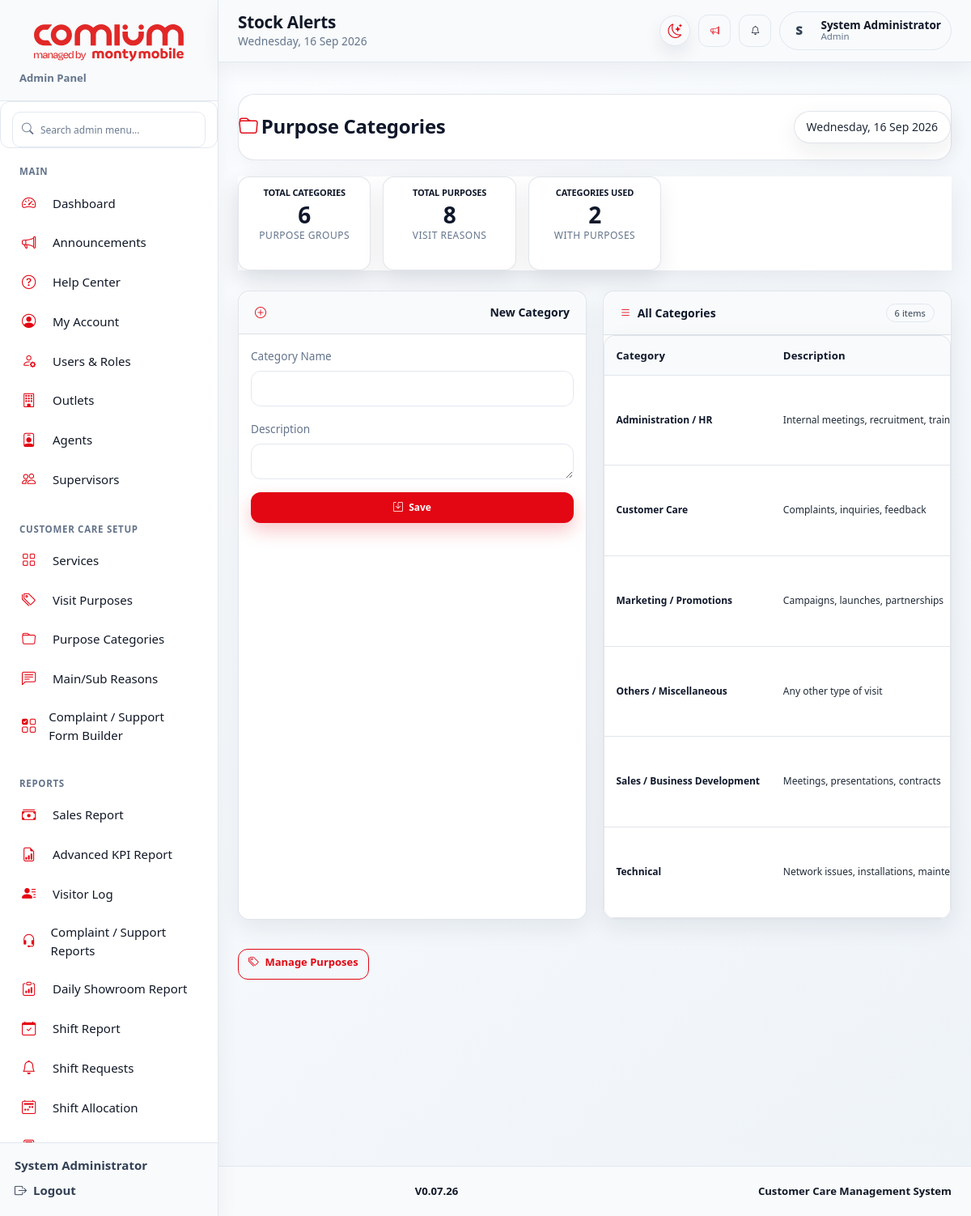
The page /admin/stock_alerts.php (signed in) on the database its author committed.
### tables this page shows
CREATE TABLE `purpose_categories` (
  `id` int NOT NULL,
  `name` varchar(100) NOT NULL,
  `description` text,
  `icon` varchar(50) DEFAULT 'bi-tag',
  `color` varchar(20) DEFAULT '#6c757d',
  `sort_order` int DEFAULT '0',
  `is_active` tinyint(1) DEFAULT '1',
  `created_at` timestamp NULL DEFAULT CURRENT_TIMESTAMP
);

### config.php (called while the page is built, shortened)
<?php
function appBasePrefix() {
    $script = str_replace('\\', '/', $_SERVER['SCRIPT_NAME'] ?? '');
    $dir = basename(dirname($script));
    return in_array($dir, ['admin', 'agent', 'supervisor'], true) ? '../' : '';
}
function appPath($path) {
    return appBasePrefix() . ltrim($path, '/');
}
function appAsset($path) {
    $resolved = appPath($path);
    $clean = ltrim((string)$path, '/');
    if (preg_match('/\.(css|js)$/i', $clean)) {
        $resolved .= (strpos($resolved, '?') === false ? '?' : '&') . 'v=20260728_final_audit_v3';
    }
    return $resolved;
}
?>

### admin/stock_alerts.php (the view, shortened to what this page needs)
<?php
require_once '../config.php';
$categories_query = "SELECT * FROM purpose_categories WHERE is_active = 1 ORDER BY name";
$categories_result = mysqli_query($conn, $categories_query);
$edit_category = null;
$total_categories = mysqli_num_rows($categories_result);
$total_purposes = mysqli_fetch_assoc(mysqli_query($conn, "SELECT COUNT(*) as count FROM purpose_of_visit WHERE is_active = 1"))['count'] ?? 0;
$used_categories = mysqli_fetch_assoc(mysqli_query($conn, "SELECT COUNT(DISTINCT category_id) as count FROM purpose_of_visit WHERE category_id IS NOT NULL"))['count'] ?? 0;
?>
<!DOCTYPE html>
<html lang="en">
<head>
    <link href="https://cdn.jsdelivr.net/npm/bootstrap@5.3.0/dist/css/bootstrap.min.css" rel="stylesheet">
    <link rel="stylesheet" href="https://cdn.jsdelivr.net/npm/bootstrap-icons@1.11.0/font/bootstrap-icons.css">
<link rel="stylesheet" href="<?php echo appAsset('assets/css/sis-page-components.css'); ?>">
<link rel="stylesheet" href="<?php echo appAsset('assets/css/sis-theme.css'); ?>">
</head>
<body class="sis-app-body">
<?php require_once dirname(__DIR__) . '/include/side_header.php'; sisRenderLayoutStart('admin'); ?>
    <div class="main-content">
        <div class="page-header">
            <h3><i class="bi bi-folder sis-u-20e33279"></i>Purpose Categories</h3>
            <span class="date-badge"><?php echo date('l, d M Y'); ?></span>
        </div>
        <div class="stats-grid">
            <div class="stat-card">
                <h6>Total Categories</h6>
                <h2><?php echo $total_categories; ?></h2>
                <small>Purpose groups</small>
            </div>
            <div class="stat-card">
                <h6>Total Purposes</h6>
                <h2><?php echo $total_purposes; ?></h2>
                <small>Visit reasons</small>
            </div>
            <div class="stat-card">
                <h6>Categories Used</h6>
                <h2><?php echo $used_categories; ?></h2>
                <small>With purposes</small>
            </div>
        </div>
        <div class="two-col">
            <div class="card">
                <div class="card-header">
                    <i class="bi bi-<?php echo $edit_category ? 'pencil' : 'plus-circle'; ?>"></i>
                    <?php echo $edit_category ? 'Edit Category' : 'New Category'; ?>
                </div>
                <div class="card-body">
                    <form method="POST">
                        <div class="mb-3">
                            <label class="form-label">Category Name</label>
                            <input type="text" class="form-control" name="name"
                                   value="<?php echo $edit_category['name'] ?? ''; ?>" required>
                        </div>
                        <div class="mb-3">
                            <label class="form-label">Description</label>
                            <textarea class="form-control" name="description" rows="2"><?php echo $edit_category['description'] ?? ''; ?></textarea>
                        </div>
                        <div class="d-flex gap-2">
                            <button type="submit" class="btn btn-primary flex-grow-1">
                                <i class="bi bi-save"></i> <?php echo $edit_category ? 'Update' : 'Save'; ?>
                            </button>
                        </div>
                    </form>
                </div>
            </div>
            <div class="card">
                <div class="card-header">
                    <span><i class="bi bi-list"></i> All Categories</span>
                    <span class="badge bg-secondary"><?php echo $total_categories; ?> items</span>
                </div>
                <div class="card-body p-0">
                    <table class="table">
                        <thead>
                            <tr>
                                <th>Category</th>
                                <th>Description</th>
                            </tr>
                        </thead>
                        <tbody>
                            <?php if(mysqli_num_rows($categories_result) > 0): ?>
                                <?php while($category = mysqli_fetch_assoc($categories_result)):
                                ?>
                                <tr>
                                    <td>
                                        <strong><?php echo htmlspecialchars($category['name']); ?></strong>
                                    </td>
                                    <td>
                                        <?php echo htmlspecialchars($category['description'] ?? '-'); ?>
                                    </td>
                                </tr>
                                <?php endwhile; ?>
                            <?php endif; ?>
                        </tbody>
                    </table>
                </div>
            </div>
        </div>
        <div class="d-flex gap-2 mt-3">
            <a href="purposes.php" class="btn btn-outline-primary">
                <i class="bi bi-tags"></i> Manage Purposes
            </a>
        </div>
    </div>
</body>
</html>

### rows shown on the page
purpose_categories: name "Administration / HR", description "Internal meetings, recruitment,…"
purpose_categories: name "Customer Care", description "Complaints, inquiries, feedback"
purpose_categories: name "Marketing / Promotions", description "Campaigns, launches, partnerships"
purpose_categories: name "Others / Miscellaneous", description "Any other type of visit"
purpose_categories: name "Sales / Business Development", description "Meetings, presentations, contracts"
purpose_categories: name "Technical", description "Network issues, installations,…"

### other values the page prints
$roleLabel "Admin"
$section['title'] "MAIN"
$label "Dashboard"
$label "Announcements"
$label "Help Center"
$label "My Account"
$label "Users & Roles"
$label "Outlets"
$label "Agents"
$label "Supervisors"
$section['title'] "CUSTOMER CARE SETUP"
$label "Services"
$label "Visit Purposes"
$label "Purpose Categories"
$label "Main/Sub Reasons"
